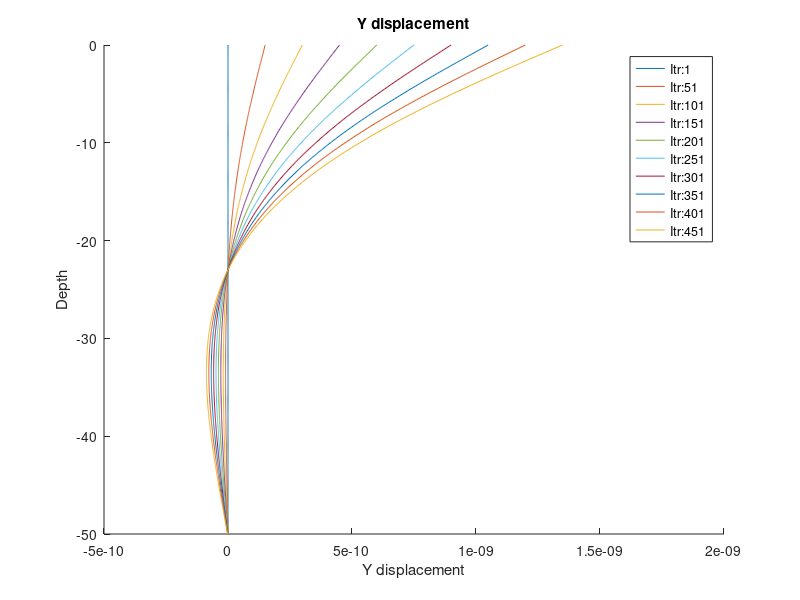

Source code (MATLAB): (Note: this script raises an error after producing the figure.)
clear all;close all;clc

%SECTIONS
N=500;                              %Desired sections
NN=N+5;                             %Number of nodes
NE=N+4;                             %Number of elements


%PARAMETERS

x_depth = 50;                       %Depth of pile
tt = 0.06;                          %Thickness of pile
ODP = 9;                            %Outer pile diameter
k = 30*10^4;                        %Spring stiffness
Ep = 210*10^6;                      %Modulus of steel (pile)
Fs_min = 0;                         %minimum lateral load at surface
Fs_max = 18.4*10^3;                 %maximum lateral load at surface
NLoad = N;                       	%Separate scalling for Nload than N
Fs = linspace(Fs_min , Fs_max , NLoad);	%Force at surface
Ms = 0;                             %Moment at surface
Fb = 0;                             %Force at base
Mb = 0;                             %Moment at base
Px = 0;                             %Applied lateral load
Ip = (pi/4)*(((ODP/2)^4)-((ODP/2)-tt)^4);                                       %Second moment of Inertia of Pile
h = x_depth/N;                      %Height of elements
depth = linspace(0,x_depth,N+1);    %Depth of the monopile
P_cell = cell(N,1);
P_cell{1} = zeros(N+1,1);

B = 0.1;                            %soil constant
phi = 35;                           %soil constant for sand typically between 30 and 60 (degrees)
beta = 45 + phi/2;
alpha = phi/2;
K0 = 0.4;
Kp = (tand(45 + phi/2))^2;
Ka = (tand(45 - phi/2))^2;
C1 = tand(beta)*(Kp*tand(alpha) + K0*(tand(phi)*sind(beta)*(1/cosd(alpha) + 1) - tand(alpha)));
C2 = Kp - Ka;
C3 = (Kp^2)*(Kp + K0*tand(phi)) - Ka;
gamma = 10^4;                       %specific weight of soil (N/m^3)

a = 10;                             %number of desired plots

%EQUATIONS
%y1dot = (1/h)*(-0.5*y(ii-1) + 0.5*y(ii+1));                                    %Rotation
%y2dot = (1/(h^2))*(y(ii-1) - 2*y(ii) + y(ii+1));                               %Moment
%y3dot = (1/(h^3))*(-0.5*y(ii-2) + y(ii-1) - y(ii+1) +0.5*y(ii+2));          	%Shear
%y4dot = (1/(h^4))*(y(ii-2) - 4*y(ii-1) + 6*y(ii) - 4*y(ii+1) + y(ii+2));       %Soil Reaction


%SOLUTION CELL
SOL_EBE = cell(N,1);                %Empty cell for solutions

%EQUATION CELL
EQ_C = cell(N,1);

%y CELL
y_cell = cell(N,1);

%k_star cell
k_cell = cell(N,1);

%ITTERATION VARYING FORCE
for i = 1:N

	fs = Fs(i);

	SOL_init = zeros(NN,1);        	%Empty vector of solutions to the problem.
	SOL_init(NN-3,1) = fs;         	%Stores Force at surface in solution vector
	SOL_init(NN-2,1) = Ms;         	%Stores Moment at surface in solution vector
	SOL_init(NN-1,1) = Fb;         	%Stores Force at base in solution vector
	SOL_init(NN,1) = Mb;           	%Stores Moment at base in solution vector
	SOL_EBE{i} = SOL_init;
    
    if i == 1
        P_vals = zeros(N+1, 1);
    else
        P_vals = P_cell{i-1};
    end

    %CALCULATION K_STAR FOR VARYING DEPTH
	k_star = zeros(N,1);
	for j = 1:N+1

		z = depth(j);

		Pus = (C1*z +C2*ODP)*gamma*z;
		Pud = C3*ODP*gamma*z;
		Pu = min(Pus,Pud);
        if Pu == 0 
            Pu = 1;
        end
        
		A = (3 - 0.8*(z/ODP));
		if A < 0.9
 			A = 0.9;
 		end
		
		P = P_vals(j);
		H = (1/B)*((A*Pu - P)^2)/(A*Pu);
        %H(isnan(H))=0.00000001;                                             %When H is NaN i.e. 0/0 set H to very small
        %H(isinf(H))=10^14;                                                  %When H is infinite set H to high number
		k_star_temp = (k*H)/(k+H);
        k_star(j,1) = k_star_temp;
	end
    k_cell{i} = k_star;
    
	%SETTING UP EQUATION MATRIX
	EQ_M = zeros(NN);                                                       %Empty equation matrix

	jj = 1;                                                                 %Counter for columns 
	
    
    for ii = 3:NN-2

		k_act = k_star(ii-2,1);
        %Setting up matrix with 4th order solutions
        EQ_M(jj,ii-2:ii+2) = (1/(h^4))*(Ep*Ip)*[1, -4, 6, -4, 1] + k_act*[0, 0, 1, 0, 0] + Px*(1/(h^2))*(Ep*Ip)*[0, 1, -2, 1, 0];
    
    	jj = jj+1;                                                          %Increase counter
	end

	EQ_M(NN-3,1:5) = (1/(h^3))*(Ep*Ip)*[0.5, 2, 0, -4, 5];                  %Shear at surface using BC, NN=3
	EQ_M(NN-2,2:4) = (1/(h^2))*(Ep*Ip)*[1, -2, 1];                          %Moment at surface using BC, NN=3
	EQ_M(NN-1,NN-4:NN) = (1/(h^3))*(Ep*Ip)*[-0.5, 2, 0, -4, 0.5];           %Shear at base using BC, NN=NN-3
	EQ_M(NN,NN-3:NN-1) = (1/(h^2))*(Ep*Ip)*[1, -2, 1];                      %Moment at surface using BC, NN = NN-3
	
	EQ_C{i} = EQ_M;
	
	%SOLVER                                         %Empty vector of y values of length NN
	equ = EQ_C{i};
    sols = SOL_EBE{i};
    y_m = equ\sols;
	y_cell{i} = y_m;
    
    if i == 1
        y_cell_temp = zeros(NN,1);
    else
        y_cell_temp = y_cell{i-1};
    end
	y_delta = y_cell{i} - y_cell_temp;
    
    pimp = y_delta(3:end -2);
	P_delta = k_star.*pimp;                         %y_delta;
	
    if i == 1
        P_temp = zeros(N+1,1);
    else
        P_temp = P_cell{i-1};
    end
    P_cell{i} = P_temp + P_delta;
end


%PLOTTING
clf;
figure(1)
hold on
x = linspace(0,(-1)*x_depth,N+1);
for vv = 1:N/a:N
    y_temp = y_cell{vv};
    plot(y_temp(3:NN-2),x,'DisplayName',['Itr:' num2str(vv)]);
    xlabel('Y displacement')
    ylabel('Depth')
    
end
title('Y displacement');
hold off
legend show
legend('location','se') 

figure(2)
hold on
for uu = 1:N/a:N
	y_vals = zeros(N,1);
	x_vals = zeros(N,1);

	for u = 1:N
		x_axis = y_cell{u};
        x_vals(u) = x_axis(uu);
		
        y_axis = P_cell{u};
        y_vals(u) = y_axis(uu);
	end
	plot(x_vals,y_vals,'DisplayName',['Itr:' num2str(uu)])
end
title('P-Y Curves');
hold off
legend show
legend('location','se') 